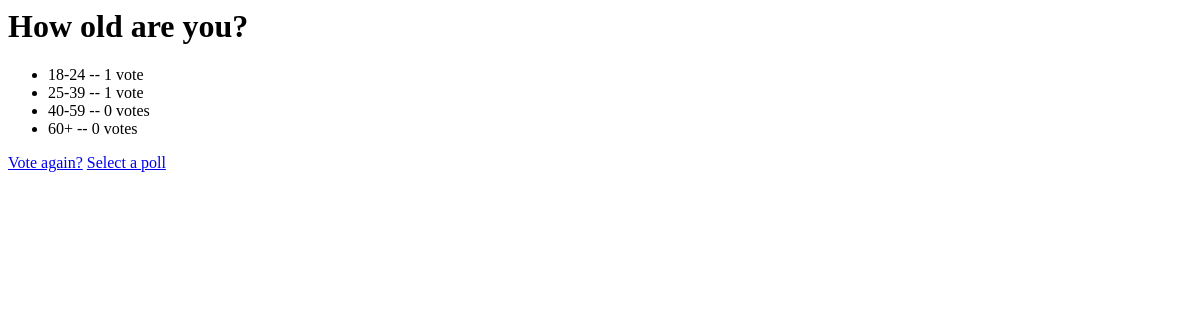
Page /polls/3/results/ on the earlier database version.
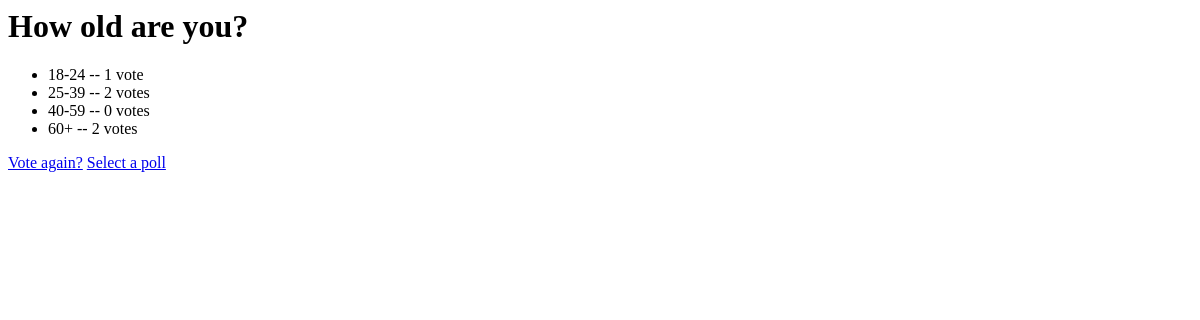
Same page on the later database version.
### polls/models.py (models this page shows, shortened)
class Choice(models.Model):
	poll = models.ForeignKey(Poll)
	choice_text = models.CharField(max_length=200)
	votes = models.IntegerField(default=0)

### polls/views.py (the view)
# urls.py: url(r'^(?P<pk>\d+)/results/$', views.ResultsView.as_view(), name='results'),
class ResultsView(generic.DetailView):
	model = Poll
	template_name = "polls/results.html"
	def get_queryset(self):
		return viewable_polls()

### polls/views.py (called while the page is built)
def viewable_polls():
	return Poll.objects.filter(pub_date__lte=timezone.now())

### polls/templates/polls/results.html
<h1>{{ poll.question }}</h1>
<ul>
	{% for choice in poll.choice_set.all %}
		<li>{{ choice.choice_text }} -- {{ choice.votes }} vote{{ choice.votes|pluralize }}</li>
	{% endfor %}
</ul>
<a href="{% url 'polls:detail' poll.id %}">Vote again?</a>
<a href="{% url 'polls:index' %}">Select a poll</a>

Differences in the rows shown:
changed Choice (number 2 of 4 on the later page): votes "1" → "2"
changed Choice (number 4 of 4 on the later page): votes "0" → "2"
